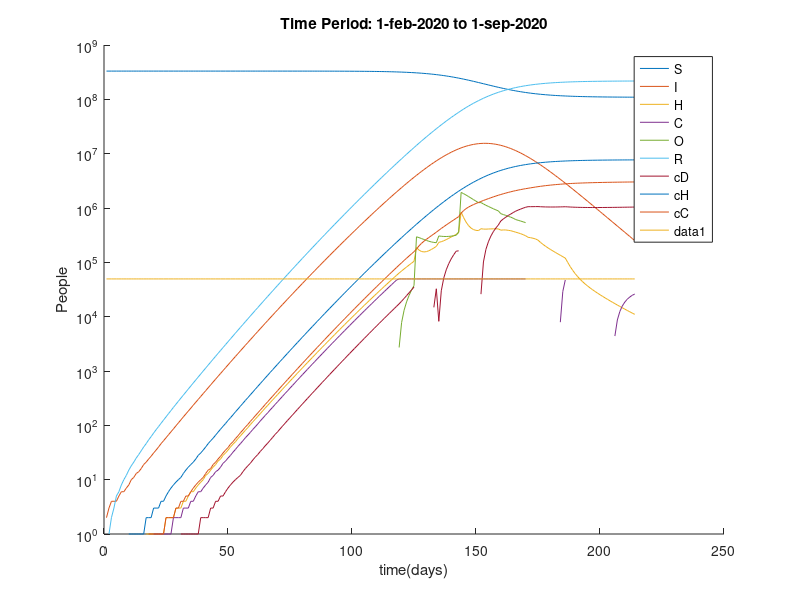

Source code (MATLAB):

%% Get simulation results
load('TestSimulationNeherModelAMIGO_V3_Over.mat','simCov19')

%% Get cumulative results and save

[a,b] = size(simCov19.sim.states{1});

cumResCov19 = zeros(a,b/9);
r = 1:12:b;
for i=1:12 % States    
    for j=1:9 % Agge groups
        cumResCov19(:,i) = cumResCov19(:,i) + simCov19.sim.states{1}(:,r(j));
    end
    r = r+1;
end


%% Plot results

figure
hold on
for i=1:12
    if i~=2 && i~=3 && i~=4
        plot(simCov19.sim.tsim{1}+1, round(cumResCov19(:,i)))
    end
end
% plot(simCov19.sim.tsim{1}+1, CD)
legend('S','I','H','C','O','R','cD','cH','cC')
plot(simCov19.sim.tsim{1}+1,repelem(49499, length(simCov19.sim.tsim{1}+1)))
set(gca, 'YScale', 'log')
ylabel('People')
xlabel('time(days)')
title('Time Period: 1-feb-2020 to 1-sep-2020')






























